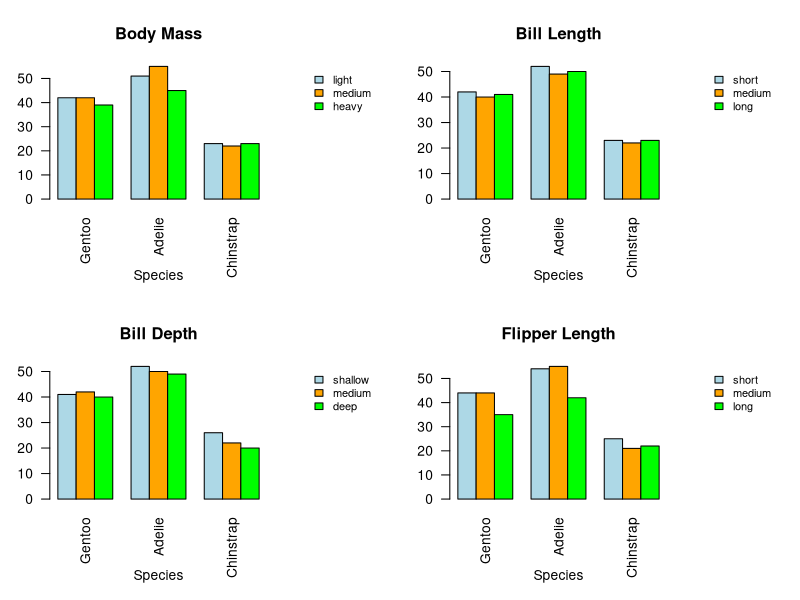

Reproduce this figure in R.
## ---- chunk 1
knitr::opts_chunk$set(echo = TRUE)
## ---- chunk 2
library(palmerpenguins)  # Load the necessary library
Gentoo<- subset(penguins, species == "Gentoo")
Adelie<- subset(penguins, species == "Adelie")
Chinstrap<- subset(penguins, species == "Chinstrap")

#Weight
cWeight_Gentoo <- cut(Gentoo$body_mass_g, 
               breaks = quantile(Gentoo$body_mass_g, c(0, 1/3, 2/3, 1),  
                                 na.rm = TRUE), include.lowest = TRUE, 
               labels = c("light", "medium", "heavy"))

#bill_length
cBill_length_Gentoo <- cut(Gentoo$bill_length_mm, 
               breaks = quantile(Gentoo$bill_length_mm, c(0, 1/3, 2/3, 1),  
                                 na.rm = TRUE), include.lowest = TRUE, 
               labels = c("short", "medium", "long"))

#bill_depth
cBill_depth_Gentoo <- cut(Gentoo$bill_depth_mm, 
               breaks = quantile(Gentoo$bill_depth_mm, c(0, 1/3, 2/3, 1),  
                                 na.rm = TRUE), include.lowest = TRUE, 
               labels = c("shallow", "medium", "deep"))

#flipper_len
cFlip_Gentoo <- cut(Gentoo$flipper_length_mm, 
               breaks = quantile(Gentoo$flipper_length_mm, c(0, 1/3, 2/3, 1),  
                                 na.rm = TRUE), include.lowest = TRUE, 
               labels = c("short", "medium", "long"))
#Weight
cWeight_Adelie <- cut(Adelie$body_mass_g, 
               breaks = quantile(Adelie$body_mass_g, c(0, 1/3, 2/3, 1),  
                                 na.rm = TRUE), include.lowest = TRUE, 
               labels = c("light", "medium", "heavy"))

#bill_length
cBill_length_Adelie <- cut(Adelie$bill_length_mm, 
               breaks = quantile(Adelie$bill_length_mm, c(0, 1/3, 2/3, 1),  
                                 na.rm = TRUE), include.lowest = TRUE, 
               labels = c("short", "medium", "long"))
#bill_depth
cBill_depth_Adelie <- cut(Adelie$bill_depth_mm, 
               breaks = quantile(Adelie$bill_depth_mm, c(0, 1/3, 2/3, 1),  
                                 na.rm = TRUE), include.lowest = TRUE, 
               labels = c("shallow", "medium", "deep"))
#flipper_len
cFlip_Adelie <- cut(Adelie$flipper_length_mm, 
               breaks = quantile(Adelie$flipper_length_mm, c(0, 1/3, 2/3, 1),  
                                 na.rm = TRUE), include.lowest = TRUE, 
               labels = c("Short", "medium", "Long"))

#Weight
cWeight_Chinstrap <- cut(Chinstrap$body_mass_g, 
               breaks = quantile(Chinstrap$body_mass_g, c(0, 1/3, 2/3, 1),  
                                 na.rm = TRUE), include.lowest = TRUE, 
               labels = c("light", "medium", "heavy"))

#bill_length
cBill_length_Chinstrap <- cut(Chinstrap$bill_length_mm, 
               breaks = quantile(Chinstrap$bill_length_mm, c(0, 1/3, 2/3, 1),  
                                 na.rm = TRUE), include.lowest = TRUE, 
               labels = c("short", "medium", "long"))
#bill_depth
cBill_depth_Chinstrap <- cut(Chinstrap$bill_depth_mm, 
               breaks = quantile(Chinstrap$bill_depth_mm, c(0, 1/3, 2/3, 1),  
                                 na.rm = TRUE), include.lowest = TRUE, 
               labels = c("shallow", "medium", "deep"))
#flipper_len
cFlip_Chinstrap <- cut(Chinstrap$flipper_length_mm, 
               breaks = quantile(Chinstrap$flipper_length_mm, c(0, 1/3, 2/3, 1),  
                                 na.rm = TRUE), include.lowest = TRUE, 
               labels = c("Short", "medium", "Long"))

## ---- chunk 3
# 計算分類數量的函數（適用於任意數據列）
compute_metric_counts_species <- function(data, metric, labels) {
  metric_cut <- cut(data[[metric]], 
                    breaks = quantile(data[[metric]], c(0, 1/3, 2/3, 1), na.rm = TRUE), 
                    include.lowest = TRUE, 
                    labels = labels)
  return(table(metric_cut))
}

# 計算每個物種的分類數量
compute_all_species_counts <- function(metric, labels) {
  rbind(
    Gentoo = compute_metric_counts_species(Gentoo, metric, labels),
    Adelie = compute_metric_counts_species(Adelie, metric, labels),
    Chinstrap = compute_metric_counts_species(Chinstrap, metric, labels)
  )
}

# 計算四個指標的分類數據
body_mass_counts <- compute_all_species_counts("body_mass_g", c("light", "medium", "heavy"))
bill_length_counts <- compute_all_species_counts("bill_length_mm", c("short", "medium", "long"))
bill_depth_counts <- compute_all_species_counts("bill_depth_mm", c("shallow", "medium", "deep"))
flipper_length_counts <- compute_all_species_counts("flipper_length_mm", c("short", "medium", "long"))

par(mfrow = c(2, 2))  # 設置 2x2 繪圖區域
par(mar = c(6, 3, 4, 8))  # 調整繪圖區域，右側留出空間放圖例
par(mgp = c(4, 1, 0)) # 第一個參數控制軸標籤，第三個控制標籤距軸的距離

# Body Mass
bp <- barplot(t(body_mass_counts),
              beside = TRUE,
              col = c("lightblue", "orange", "green"),
              main = "Body Mass",
              xlab = "Species",
              ylab = "Count",
              las = 2)
legend("topright", legend = colnames(body_mass_counts), fill = c("lightblue", "orange", "green"), bty = "n", cex = 0.8, inset = c(-0.5, 0),xpd = TRUE)

# Bill Length
bp <- barplot(t(bill_length_counts),
              beside = TRUE,
              col = c("lightblue", "orange", "green"),
              main = "Bill Length",
              xlab = "Species",
              ylab = "Count",
              las = 2)
legend("topright", legend = colnames(bill_length_counts), fill = c("lightblue", "orange", "green"), bty = "n", cex = 0.8, inset = c(-0.5, 0),xpd = TRUE)

# Bill Depth
bp <- barplot(t(bill_depth_counts),
              beside = TRUE,
              col = c("lightblue", "orange", "green"),
              main = "Bill Depth",
              xlab = "Species",
              ylab = "Count",
              las = 2)
legend("topright", legend = colnames(bill_depth_counts), fill = c("lightblue", "orange", "green"), bty = "n", cex = 0.8, inset = c(-0.5, 0),xpd = TRUE)

# Flipper Length
bp <- barplot(t(flipper_length_counts),
              beside = TRUE,
              col = c("lightblue", "orange", "green"),
              main = "Flipper Length",
              xlab = "Species",
              ylab = "Count",
              las = 2)
legend("topright", legend = colnames(flipper_length_counts), fill = c("lightblue", "orange", "green"), bty = "n", cex = 0.8, inset = c(-0.5, 0),xpd = TRUE)
## ---- chunk 4
summary(Adelie)
summary(Gentoo)
summary(Chinstrap)
